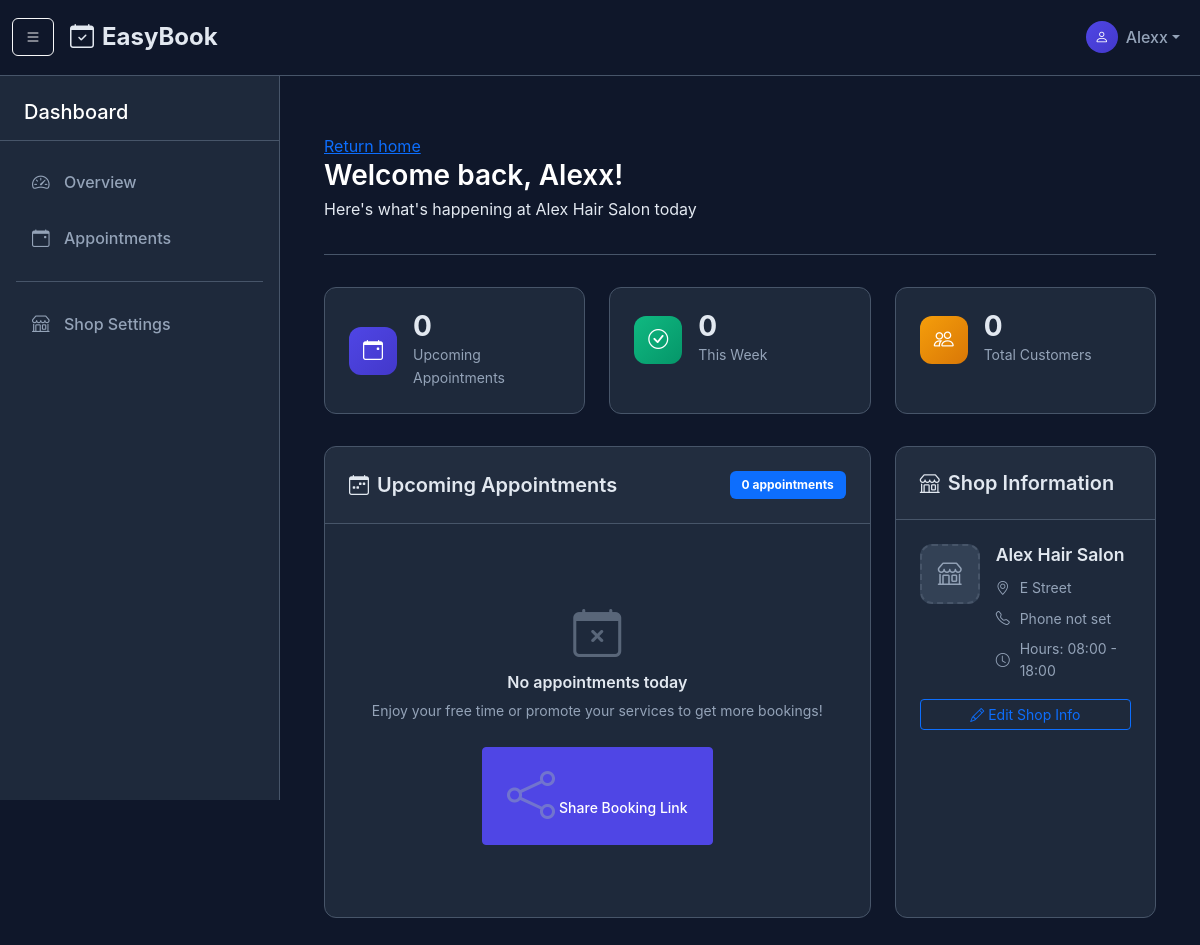
The app's page /shop_homepage/ (signed in), older data.
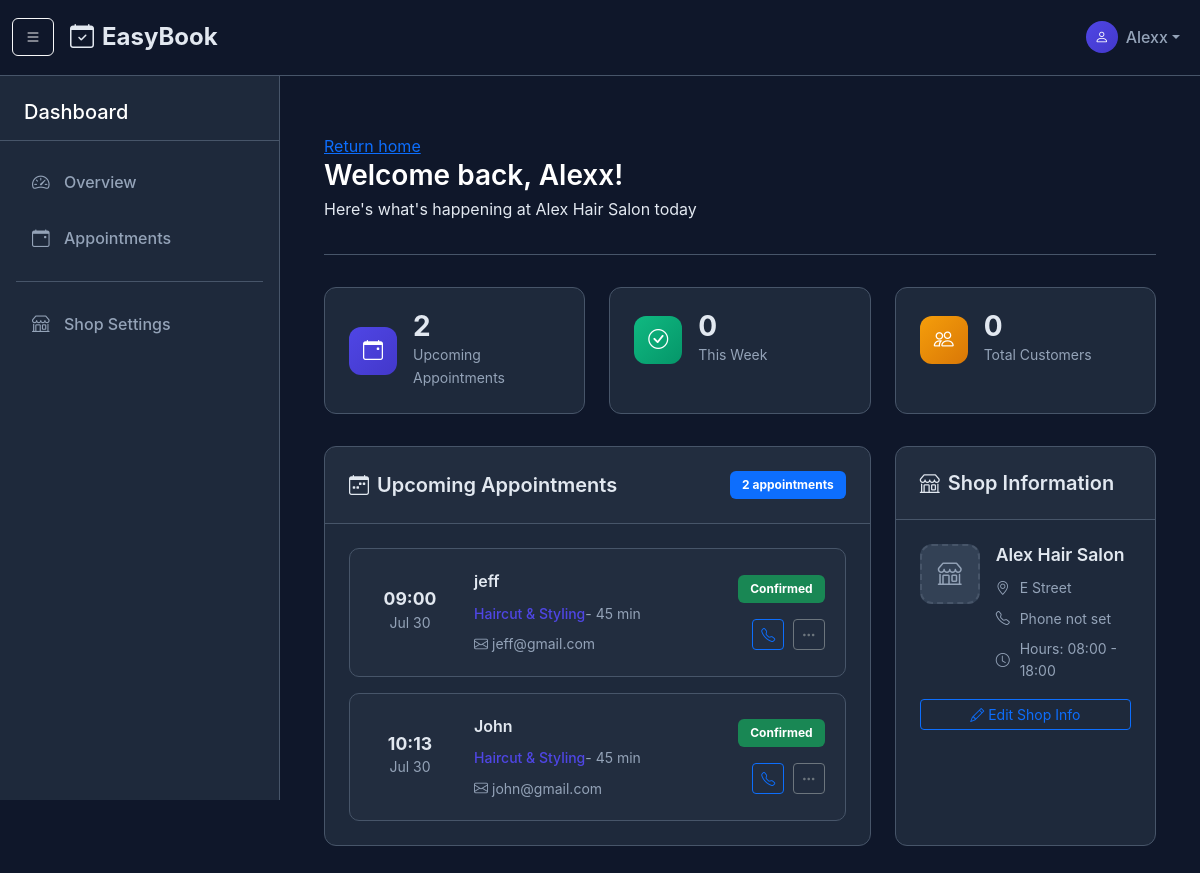
The same page, newer data.
### booking/models.py (models this page shows, shortened)
class Appointment(models.Model):
    client     = models.ForeignKey(Client, on_delete=models.CASCADE)
    shop       = models.ForeignKey(Shop, on_delete=models.SET_NULL, null=True, blank=True)
    start_time = models.DateTimeField()
    status     = models.CharField(max_length=20, default="confirmed")

class Client(models.Model):
    name  = models.CharField(max_length=100)
    email = models.EmailField()
    phone = models.CharField(max_length=20)

### booking/views.py (the view)
# urls.py: path('shop_homepage/', views.shopHomePage.as_view(), name='shop_homepage'),
class shopHomePage(LoginRequiredMixin, ListView):
    model = Appointment
    template_name = 'shops/shop_homepage.html'
    context_object_name = 'appointments'    # in template use “appointments”
    ordering = ['start_time']               # optional: sort by time
    def get_queryset(self):
        if not hasattr(self.request.user, "shop"):
            return Appointment.objects.none()
        return (
            Appointment.objects
            .filter(
                shop=self.request.user.shop,    # only this shop
                start_time__gte=timezone.now()  # only future/ongoing appts
            )
            .select_related("client")          # fetch client in same query
            .order_by("start_time")
        )
    def get_context_data(self, **kwargs):
        ctx = super().get_context_data(**kwargs)
        ctx["today_count"] = ctx["appointments"].count()  # quick stats badge
        return ctx

### booking/templates/shops/shop_homepage.html
{% extends "shops/base_dashboard.html" %}
{% block content %}
    {% if user.is_authenticated %}
        <br>
        <a href="{% url 'booking:home' %}">Return home</a>
<div class="row">
    <div class="col-12">
        <div class="dashboard-header">
            <h2 class="text-white mb-1">Welcome back, {{ user.username }}!</h2>
            <p class="text-des">Here's what's happening at {{ user.shop.name }} today</p>
        </div>
    </div>
</div>
<div class="row g-4">
    <div class="col-md-4">
        <div class="stats-card">
            <div class="stats-card-body">
                <div class="d-flex align-items-center">
                    <div class="stats-icon bg-primary me-3">
                        <i class="bi bi-calendar-event"></i>
                    </div>
                    <div>
                        <div class="stats-number">{{ appointments|length }}</div>
                        <div class="stats-label">Upcoming Appointments</div>
                    </div>
                </div>
            </div>
        </div>
    </div>
    <div class="col-md-4">
        <div class="stats-card">
            <div class="stats-card-body">
                <div class="d-flex align-items-center">
                    <div class="stats-icon bg-success me-3">
                        <i class="bi bi-check-circle"></i>
                    </div>
                    <div>
                        <div class="stats-number">0</div>
                        <div class="stats-label">This Week</div>
                    </div>
                </div>
            </div>
        </div>
    </div>
    <div class="col-md-4">
        <div class="stats-card">
            <div class="stats-card-body">
                <div class="d-flex align-items-center">
                    <div class="stats-icon bg-warning me-3">
                        <i class="bi bi-people"></i>
                    </div>
                    <div>
                        <div class="stats-number">0</div>
                        <div class="stats-label">Total Customers</div>
                    </div>
                </div>
            </div>
        </div>
    </div>
</div>
<div class="row g-4 mt-2">
    <div class="col-lg-8">
        <div class="dashboard-card">
            <div class="dashboard-card-header">
                <h5 class="mb-0">
                    <i class="bi bi-calendar-week me-2"></i>Upcoming Appointments
                </h5>
                <div class="ms-auto">
                    <span class="badge bg-primary">{{ appointments|length }} appointments</span>
                </div>
            </div>
            <div class="dashboard-card-body">
                {% if appointments %}
                    <div class="appointments-list">
                        {% for appt in appointments %}
                            {% if appt.shop.name == user.shop.name %}
                                <div class="appointment-item">
                                    <div class="appointment-time">
                                        <div class="time">{{ appt.start_time|date:"H:i" }}</div>
                                        <div class="date">{{ appt.start_time|date:"M j" }}</div>
                                    </div>
                                    <div class="appointment-details">
                                        <div class="customer-name">{{ appt.client.name }}</div>
                                        <div class="service-info">
                                            <span class="service">Haircut & Styling</span>
                                            <span class="duration"> - 45 min</span>
                                        </div>
                                        <div class="contact-info">
                                            <i class="bi bi-envelope me-1"></i>{{ appt.client.email }}
                                        </div>
                                    </div>
                                    <div class="appointment-actions">
                                        <span class="badge bg-success mb-2">Confirmed</span>
                                        <div class="btn-group-sm">
                                            <button class="btn btn-outline-primary btn-sm me-1">
                                                <i class="bi bi-telephone"></i>
                                            </button>
                                            <button class="btn btn-outline-secondary btn-sm">
                                                <i class="bi bi-three-dots"></i>
                                            </button>
                                        </div>
                                    </div>
                                </div>
                            {% endif %}
                        {% endfor %}
                    </div>
                {% else %}
                    <div class="empty-state">
                        <i class="bi bi-calendar-x"></i>
                        <h6>No appointments today</h6>
                        <p>Enjoy your free time or promote your services to get more bookings!</p>
                        <a href="#" class="btn btn-primary btn-sm">
                            <i class="bi bi-share me-1"></i>Share Booking Link
                        </a>
                    </div>
                {% endif %}
            </div>
        </div>
    </div>
    <div class="col-lg-4">
        <div class="dashboard-card mb-4">
            <div class="dashboard-card-header">
                <h5 class="mb-0">
                    <i class="bi bi-shop me-2"></i>Shop Information
                </h5>
            </div>
            <div class="dashboard-card-body">
                <div class="shop-info">
                    <div class="shop-avatar">
                        {% if user.shop.logo %}
                            <img src="{{ user.shop.logo.url }}" alt="Shop Logo" class="shop-logo">
                        {% else %}
                            <div class="shop-logo-placeholder">
                                <i class="bi bi-shop"></i>
                            </div>
                        {% endif %}
                    </div>
                    <div class="shop-details">
                        <h6 class="shop-name">{{ user.shop.name }}</h6>
                        <div class="meta-item">
                            <i class="bi bi-geo-alt me-2"></i>{{ user.shop.address|default:"Address not set" }}
                        </div>
                        <div class="meta-item">
                            <i class="bi bi-telephone me-2"></i>{{ user.shop.phone|default:"Phone not set" }}
                        </div>
                        <div class="meta-item">
                            <i class="bi bi-clock me-2"></i>Hours: {{ user.shop.opening_hours|date:"H:i" }} - {{ user.shop.closing_hours|date:"H:i" }}
                        </div>
                    </div>
                </div>
                <div class="mt-3">
                    <a href="#" class="btn btn-outline-primary btn-sm w-100">
                        <i class="bi bi-pencil me-1"></i>Edit Shop Info
                    </a>
                </div>
            </div>
        </div>
    </div>
</div>
    {% else %}
        <br>
        <h1>Opps, You are not login</h1>
        <br>
        <p>Please <a href="{% url 'booking:home' %}">login</a> first.</p>
    {% endif %}
{% endblock %}

Row changes from the older to the newer data that the page shows:
added Appointment: start_time "09:00", start_time "Jul 30", client.name "jeff", client.email "jeff@gmail.com"
added Appointment: start_time "10:13", start_time "Jul 30", client.name "John", client.email "john@gmail.com"
Text that changed along with them:
{{ appointments|length }}: "0" → "2"
text no longer shown: "No appointments today Enjoy your free time or promote your services to get more bookings! Share Booking Link"
